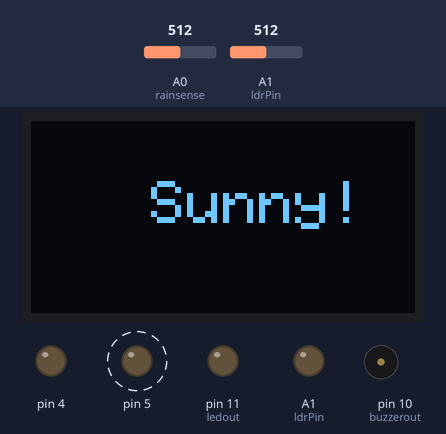
A sketch run on a simulated Arduino Uno, built with avr-gcc and run on an emulated ATmega328P. Shown: 128×64 one-colour display, output pins drawn as LEDs (lit = HIGH), buzzer (waves = sounding, pin HIGH). Dashed ring = blinking. Inputs (shaded band) come from the test bench; at power-on: A0 (rainsense) = 512, A1 (ldrPin) = 512. What the sketch prints to the serial monitor is not drawn.

Above: at 1.6 s.
1.7 s: A0 (rainsense) set to 440
At 2.64 s:
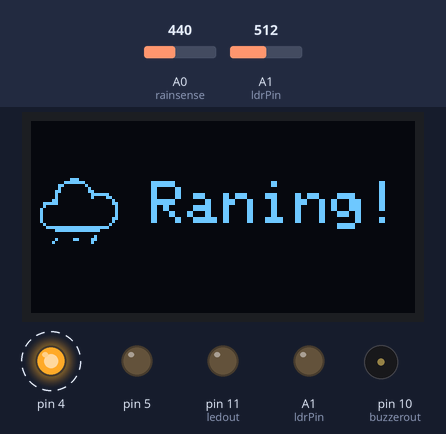
4.8 s: A0 (rainsense) set to 460
At 5.12 s:
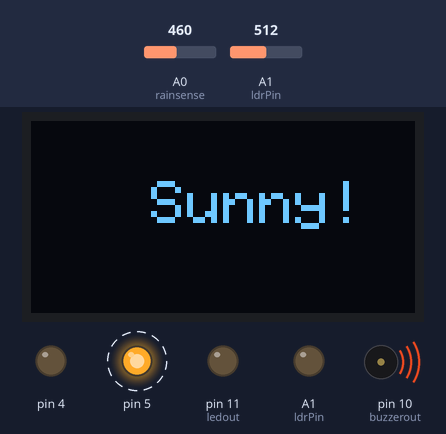
7.3 s: A0 (rainsense) set to 306
At 9.0 s:
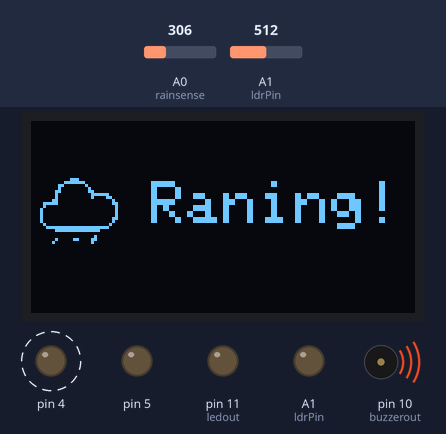
10.0 s: A0 (rainsense) set to 511
At 10.1 s:
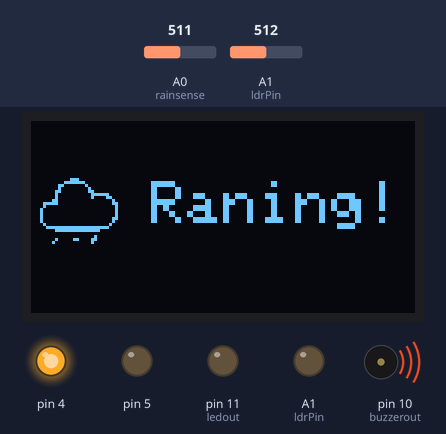
Timing chart, 0 to 14.1 s (numbered marks = the images above; inputs shaded):
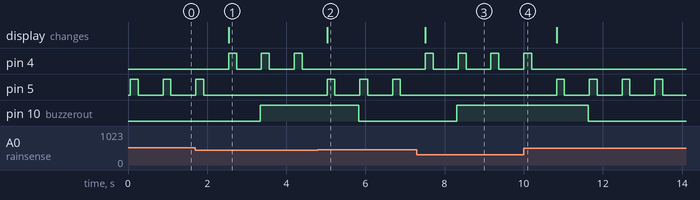

The sketch:

text_anime_test.ino
```cpp
#include <Wire.h>
#include <Adafruit_GFX.h>
#include <Adafruit_SSD1306.h>
////////////////////////////

#define SCREEN_I2C_ADDR 0x3C // or 0x3C
#define SCREEN_WIDTH 128     // OLED display width, in pixels
#define SCREEN_HEIGHT 64     // OLED display height, in pixels
#define OLED_RST_PIN -1      // Reset pin (-1 if not available)

/////////////////////


Adafruit_SSD1306 oled = Adafruit_SSD1306(128, 64, &Wire, OLED_RST_PIN);
//////////
//Adafruit_SSD1306 display(128, 64, &Wire, OLED_RST_PIN);
/////////////

int rainsense= A0;  // analog sensor input pin 0
int ldrPin = A1;
int buzzerout= 10;  // digital output pin 10 - buzzer output
int countval= 0;  // counter value starting from 0 and goes up by 1 every second
int ledout= 11; // digital output pin 11 - led output

//Definitions

///////////////////////////////////////////////

#define FRAME_DELAY (42)
#define FRAME_WIDTH (32)
#define FRAME_HEIGHT (32)
#define FRAME_COUNT (sizeof(frames) / sizeof(frames[0]))
const byte PROGMEM frames[][128] = {
  {0,0,0,0,0,0,0,0,0,0,0,0,0,7,0,0,0,31,192,0,0,96,32,0,0,64,16,0,0,192,24,0,0,128,15,192,0,128,8,96,1,128,0,16,15,128,0,24,8,0,0,8,16,0,0,8,16,0,0,8,16,0,0,8,16,0,0,24,16,0,0,16,8,0,0,32,7,255,255,192,0,255,254,0,0,0,0,0,0,0,4,0,0,131,12,0,1,0,8,0,0,0,0,0,0,0,0,0,0,0,0,0,0,0,0,0,0,0,0,0,0,0,0,0,0,0,0,0},
  {0,0,0,0,0,0,0,0,0,0,0,0,0,7,0,0,0,31,192,0,0,96,32,0,0,64,16,0,0,192,24,0,0,128,15,192,0,128,8,96,1,128,0,16,15,128,0,24,8,0,0,8,16,0,0,8,16,0,0,8,16,0,0,8,16,0,0,24,16,0,0,16,8,0,0,32,7,255,255,192,0,255,254,0,0,0,0,0,0,0,4,0,0,128,12,0,1,0,8,0,0,0,0,0,0,0,0,0,0,0,0,0,0,0,0,0,0,0,0,0,0,0,0,0,0,0,0,0},
  {0,0,0,0,0,0,0,0,0,0,0,0,0,7,0,0,0,31,192,0,0,96,32,0,0,64,16,0,0,192,24,0,0,128,15,192,0,128,8,96,1,128,0,16,15,128,0,24,8,0,0,8,16,0,0,8,16,0,0,8,16,0,0,8,16,0,0,24,16,0,0,16,8,0,0,32,7,255,255,192,0,255,254,0,0,0,0,0,0,0,4,0,0,128,12,0,1,0,8,0,0,0,0,0,0,0,0,0,0,0,0,0,0,0,0,0,0,0,0,0,0,0,0,0,0,0,0,0},
  {0,0,0,0,0,0,0,0,0,0,0,0,0,7,0,0,0,31,192,0,0,96,32,0,0,64,16,0,0,192,24,0,0,128,15,192,0,128,8,96,1,128,0,16,15,128,0,24,8,0,0,8,16,0,0,8,16,0,0,8,16,0,0,8,16,0,0,24,16,0,0,16,8,0,0,32,7,255,255,192,0,255,254,0,0,0,0,0,0,0,4,0,0,128,12,0,1,0,8,0,0,0,0,0,0,0,0,0,0,0,0,0,0,0,0,0,0,0,0,0,0,0,0,0,0,0,0,0},
  {0,0,0,0,0,0,0,0,0,0,0,0,0,7,0,0,0,31,192,0,0,96,32,0,0,64,16,0,0,192,24,0,0,128,15,192,0,128,8,96,1,128,0,16,15,128,0,24,8,0,0,8,16,0,0,8,16,0,0,8,16,0,0,8,16,0,0,24,16,0,0,16,8,0,0,32,7,255,255,192,0,255,254,0,0,0,0,0,0,0,0,0,0,128,12,0,1,0,8,0,0,8,0,0,0,0,0,0,0,0,0,0,0,0,0,0,0,0,0,0,0,0,0,0,0,0,0,0},
  {0,0,0,0,0,0,0,0,0,0,0,0,0,7,0,0,0,31,192,0,0,96,32,0,0,64,16,0,0,192,24,0,0,128,15,192,0,128,8,96,1,128,0,16,15,128,0,24,8,0,0,8,16,0,0,8,16,0,0,8,16,0,0,8,16,0,0,24,16,0,0,16,8,0,0,32,7,255,255,192,0,255,254,0,0,0,0,0,0,0,0,0,0,0,12,0,1,0,8,0,0,8,0,0,0,8,0,0,0,0,0,0,0,0,0,0,0,0,0,0,0,0,0,0,0,0,0,0},
  {0,0,0,0,0,0,0,0,0,0,0,0,0,7,0,0,0,31,192,0,0,96,32,0,0,64,16,0,0,192,24,0,0,128,15,192,0,128,8,96,1,128,0,16,15,128,0,24,8,0,0,8,16,0,0,8,16,0,0,8,16,0,0,8,16,0,0,24,16,0,0,16,8,0,0,32,7,255,255,192,0,255,254,0,0,0,0,0,0,0,0,0,0,0,12,0,0,0,8,0,0,8,0,0,0,24,0,0,0,0,0,0,0,0,0,0,0,0,0,0,0,0,0,0,0,0,0,0},
  {0,0,0,0,0,0,0,0,0,0,0,0,0,7,0,0,0,31,192,0,0,96,32,0,0,64,16,0,0,192,24,0,0,128,15,192,0,128,8,96,1,128,0,16,15,128,0,24,8,0,0,8,16,0,0,8,16,0,0,8,16,0,0,8,16,0,0,24,16,0,0,16,8,0,0,32,7,255,255,192,0,255,254,0,0,0,0,0,0,0,0,0,0,0,0,0,0,0,8,0,0,8,0,0,0,24,0,0,0,0,0,0,0,0,0,0,0,0,0,0,0,0,0,0,0,0,0,0},
  {0,0,0,0,0,0,0,0,0,0,0,0,0,7,0,0,0,31,192,0,0,96,32,0,0,64,16,0,0,192,24,0,0,128,15,192,0,128,8,96,1,128,0,16,15,128,0,24,8,0,0,8,16,0,0,8,16,0,0,8,16,0,0,8,16,0,0,24,16,0,0,16,8,0,0,32,7,255,255,192,0,255,254,0,0,0,0,0,0,0,0,0,0,0,0,0,0,0,0,0,0,8,0,0,0,24,0,0,0,0,0,0,0,0,0,0,0,0,0,0,0,0,0,0,0,0,0,0},
  {0,0,0,0,0,0,0,0,0,0,0,0,0,7,0,0,0,31,192,0,0,96,32,0,0,64,16,0,0,192,24,0,0,128,15,192,0,128,8,96,1,128,0,16,15,128,0,24,8,0,0,8,16,0,0,8,16,0,0,8,16,0,0,8,16,0,0,24,16,0,0,16,8,0,0,32,7,255,255,192,0,255,254,0,0,0,0,0,0,0,0,0,0,0,0,0,0,0,0,0,0,8,0,0,0,24,0,0,0,0,0,0,0,0,0,0,0,0,0,0,0,0,0,0,0,0,0,0},
  {0,0,0,0,0,0,0,0,0,0,0,0,0,7,0,0,0,31,192,0,0,96,32,0,0,64,16,0,0,192,24,0,0,128,15,192,0,128,8,96,1,128,0,16,15,128,0,24,8,0,0,8,16,0,0,8,16,0,0,8,16,0,0,8,16,0,0,24,16,0,0,16,8,0,0,32,7,255,255,192,0,255,254,0,0,0,0,0,0,0,0,0,0,0,0,0,0,0,0,0,0,8,0,0,4,24,0,0,0,0,0,0,0,0,0,0,0,0,0,0,0,0,0,0,0,0,0,0},
  {0,0,0,0,0,0,0,0,0,0,0,0,0,7,0,0,0,31,192,0,0,96,32,0,0,64,16,0,0,192,24,0,0,128,15,192,0,128,8,96,1,128,0,16,15,128,0,24,8,0,0,8,16,0,0,8,16,0,0,8,16,0,0,8,16,0,0,24,16,0,0,16,8,0,0,32,7,255,255,192,0,255,254,0,0,0,0,0,0,0,0,0,0,0,0,0,0,0,0,0,0,0,0,0,4,24,0,0,0,0,0,0,0,0,0,0,0,0,0,0,0,0,0,0,0,0,0,0},
  {0,0,0,0,0,0,0,0,0,0,0,0,0,7,0,0,0,31,192,0,0,96,32,0,0,64,16,0,0,192,24,0,0,128,15,192,0,128,8,96,1,128,0,16,15,128,0,24,8,0,0,8,16,0,0,8,16,0,0,8,16,0,0,8,16,0,0,24,16,0,0,16,8,0,0,32,7,255,255,192,0,255,254,0,0,0,0,0,0,0,0,0,0,0,0,0,0,0,0,0,0,0,0,0,4,24,0,0,8,0,0,0,0,0,0,0,0,0,0,0,0,0,0,0,0,0,0,0},
  {0,0,0,0,0,0,0,0,0,0,0,0,0,7,0,0,0,31,192,0,0,96,32,0,0,64,16,0,0,192,24,0,0,128,15,192,0,128,8,96,1,128,0,16,15,128,0,24,8,0,0,8,16,0,0,8,16,0,0,8,16,0,0,8,16,0,0,24,16,0,0,16,8,0,0,32,7,255,255,192,0,255,254,0,0,0,0,0,0,0,0,0,0,0,0,0,0,0,0,0,0,0,0,0,4,16,0,0,8,0,0,0,0,0,0,0,0,0,0,0,0,0,0,0,0,0,0,0},
  {0,0,0,0,0,0,0,0,0,0,0,0,0,7,0,0,0,31,192,0,0,96,32,0,0,64,16,0,0,192,24,0,0,128,15,192,0,128,8,96,1,128,0,16,15,128,0,24,8,0,0,8,16,0,0,8,16,0,0,8,16,0,0,8,16,0,0,24,16,0,0,16,8,0,0,32,7,255,255,192,0,255,254,0,0,0,0,0,0,0,0,0,0,0,0,0,0,0,0,0,0,0,0,0,4,0,0,0,8,0,0,0,0,0,0,0,0,0,0,0,0,0,0,0,0,0,0,0},
  {0,0,0,0,0,0,0,0,0,0,0,0,0,7,0,0,0,31,192,0,0,96,32,0,0,64,16,0,0,192,24,0,0,128,15,192,0,128,8,96,1,128,0,16,15,128,0,24,8,0,0,8,16,0,0,8,16,0,0,8,16,0,0,8,16,0,0,24,16,0,0,16,8,0,0,32,7,255,255,192,0,255,254,0,0,0,0,0,0,0,0,0,0,0,0,0,0,0,0,0,0,0,0,0,4,0,0,0,8,0,0,0,0,0,0,0,0,0,0,0,0,0,0,0,0,0,0,0},
  {0,0,0,0,0,0,0,0,0,0,0,0,0,7,0,0,0,31,192,0,0,96,32,0,0,64,16,0,0,192,24,0,0,128,15,192,0,128,8,96,1,128,0,16,15,128,0,24,8,0,0,8,16,0,0,8,16,0,0,8,16,0,0,8,16,0,0,24,16,0,0,16,8,0,0,32,7,255,255,192,0,255,254,0,0,0,0,0,0,0,0,0,0,0,0,0,0,0,0,0,0,0,0,0,4,0,32,0,8,0,0,0,0,0,0,0,0,0,0,0,0,0,0,0,0,0,0,0},
  {0,0,0,0,0,0,0,0,0,0,0,0,0,7,0,0,0,31,192,0,0,96,32,0,0,64,16,0,0,192,24,0,0,128,15,192,0,128,8,96,1,128,0,16,15,128,0,24,8,0,0,8,16,0,0,8,16,0,0,8,16,0,0,8,16,0,0,24,16,0,0,16,8,0,0,32,7,255,255,192,0,255,254,0,0,0,0,0,0,0,0,0,0,0,0,0,0,0,0,0,0,0,0,0,4,0,32,0,8,0,0,0,0,0,0,0,0,0,0,0,0,0,0,0,0,0,0,0},
  {0,0,0,0,0,0,0,0,0,0,0,0,0,7,0,0,0,31,192,0,0,96,32,0,0,64,16,0,0,192,24,0,0,128,15,192,0,128,8,96,1,128,0,16,15,128,0,24,8,0,0,8,16,0,0,8,16,0,0,8,16,0,0,8,16,0,0,24,16,0,0,16,8,0,0,32,7,255,255,192,0,255,254,0,0,0,0,0,0,0,0,0,0,0,0,0,0,0,0,0,0,0,0,0,0,0,96,0,8,0,64,0,0,0,0,0,0,0,0,0,0,0,0,0,0,0,0,0},
  {0,0,0,0,0,0,0,0,0,0,0,0,0,7,0,0,0,31,192,0,0,96,32,0,0,64,16,0,0,192,24,0,0,128,15,192,0,128,8,96,1,128,0,16,15,128,0,24,8,0,0,8,16,0,0,8,16,0,0,8,16,0,0,8,16,0,0,24,16,0,0,16,8,0,0,32,7,255,255,192,0,255,254,0,0,0,0,0,0,1,128,0,0,0,0,0,0,0,0,0,0,0,0,0,0,0,96,0,8,0,64,0,0,0,0,0,0,0,0,0,0,0,0,0,0,0,0,0},
  {0,0,0,0,0,0,0,0,0,0,0,0,0,7,0,0,0,31,192,0,0,96,32,0,0,64,16,0,0,192,24,0,0,128,15,192,0,128,8,96,1,128,0,16,15,128,0,24,8,0,0,8,16,0,0,8,16,0,0,8,16,0,0,8,16,0,0,24,16,0,0,16,8,0,0,32,7,255,255,192,0,255,254,0,0,0,0,0,0,1,0,0,0,1,0,0,0,0,0,0,0,0,0,0,0,0,96,0,0,0,64,0,0,0,0,0,0,0,0,0,0,0,0,0,0,0,0,0},
  {0,0,0,0,0,0,0,0,0,0,0,0,0,7,0,0,0,31,192,0,0,96,32,0,0,64,16,0,0,192,24,0,0,128,15,192,0,128,8,96,1,128,0,16,15,128,0,24,8,0,0,8,16,0,0,8,16,0,0,8,16,0,0,8,16,0,0,24,16,0,0,16,8,0,0,32,7,255,255,192,0,255,254,0,0,0,0,0,0,1,0,0,0,1,0,0,0,0,0,0,0,0,0,0,0,0,96,0,0,0,64,0,0,0,0,0,0,0,0,0,0,0,0,0,0,0,0,0},
  {0,0,0,0,0,0,0,0,0,0,0,0,0,7,0,0,0,31,192,0,0,96,32,0,0,64,16,0,0,192,24,0,0,128,15,192,0,128,8,96,1,128,0,16,15,128,0,24,8,0,0,8,16,0,0,8,16,0,0,8,16,0,0,8,16,0,0,24,16,0,0,16,8,0,0,32,7,255,255,192,0,255,254,0,0,0,0,0,0,1,0,0,0,3,0,0,0,0,0,0,0,0,0,0,0,0,96,0,0,0,64,0,0,0,0,0,0,0,0,0,0,0,0,0,0,0,0,0},
  {0,0,0,0,0,0,0,0,0,0,0,0,0,7,0,0,0,31,192,0,0,96,32,0,0,64,16,0,0,192,24,0,0,128,15,192,0,128,8,96,1,128,0,16,15,128,0,24,8,0,0,8,16,0,0,8,16,0,0,8,16,0,0,8,16,0,0,24,16,0,0,16,8,0,0,32,7,255,255,192,0,255,254,0,0,0,0,0,0,1,0,0,0,3,0,0,0,0,0,0,0,0,0,0,0,0,96,0,0,0,64,0,0,0,0,0,0,0,0,0,0,0,0,0,0,0,0,0},
  {0,0,0,0,0,0,0,0,0,0,0,0,0,7,0,0,0,31,192,0,0,96,32,0,0,64,16,0,0,192,24,0,0,128,15,192,0,128,8,96,1,128,0,16,15,128,0,24,8,0,0,8,16,0,0,8,16,0,0,8,16,0,0,8,16,0,0,24,16,0,0,16,8,0,0,32,7,255,255,192,0,255,254,0,0,0,0,0,0,1,0,0,0,131,0,0,0,0,0,0,0,0,0,0,0,0,64,0,0,0,64,0,0,0,0,0,0,0,0,0,0,0,0,0,0,0,0,0},
  {0,0,0,0,0,0,0,0,0,0,0,0,0,7,0,0,0,31,192,0,0,96,32,0,0,64,16,0,0,192,24,0,0,128,15,192,0,128,8,96,1,128,0,16,15,128,0,24,8,0,0,8,16,0,0,8,16,0,0,8,16,0,0,8,16,0,0,24,16,0,0,16,8,0,0,32,7,255,255,192,0,255,254,0,0,0,0,0,0,1,0,0,0,131,0,0,0,0,0,0,0,0,0,0,0,0,0,0,0,0,64,0,0,0,0,0,0,0,0,0,0,0,0,0,0,0,0,0},
  {0,0,0,0,0,0,0,0,0,0,0,0,0,7,0,0,0,31,192,0,0,96,32,0,0,64,16,0,0,192,24,0,0,128,15,192,0,128,8,96,1,128,0,16,15,128,0,24,8,0,0,8,16,0,0,8,16,0,0,8,16,0,0,8,16,0,0,24,16,0,0,16,8,0,0,32,7,255,255,192,0,255,254,0,0,0,0,0,0,1,4,0,0,131,4,0,0,0,0,0,0,0,0,0,0,0,0,0,0,0,0,0,0,0,0,0,0,0,0,0,0,0,0,0,0,0,0,0},
  {0,0,0,0,0,0,0,0,0,0,0,0,0,7,0,0,0,31,192,0,0,96,32,0,0,64,16,0,0,192,24,0,0,128,15,192,0,128,8,96,1,128,0,16,15,128,0,24,8,0,0,8,16,0,0,8,16,0,0,8,16,0,0,8,16,0,0,24,16,0,0,16,8,0,0,32,7,255,255,192,0,255,254,0,0,0,0,0,0,1,4,0,0,131,12,0,1,0,0,0,0,0,0,0,0,0,0,0,0,0,0,0,0,0,0,0,0,0,0,0,0,0,0,0,0,0,0,0}
};


/////////////////////////////////


/*#define FRAME_DELAY (42)
#define FRAME_WIDTH (32)

#define FRAME_HEIGHT (32)
#define FRAME_COUNT (sizeof(frames) / sizeof(frames[0]))
const byte frames[0][128] = {
  {0,0,0,0,0,0,0,0,0,0,0,0,0,48,0,0,0,48,0,0,0,48,0,0,24,48,96,0,12,0,192,0,4,49,128,0,0,252,0,0,1,4,120,0,2,1,254,0,2,3,3,0,242,6,1,0,2,4,1,128,3,12,0,248,1,136,0,12,0,156,0,2,6,56,0,3,12,64,0,1,24,64,0,1,0,192,0,1,0,192,0,3,0,64,0,2,0,96,0,12,0,63,255,248,0,0,0,0,0,0,0,0,0,0,0,0,0,0,0,0,0,0,0,0,0,0,0,0},
  {0,0,0,0,0,0,0,0,0,0,0,0,0,16,0,0,0,48,0,0,0,48,0,0,24,48,96,0,12,0,192,0,6,49,128,0,0,252,0,0,1,4,120,0,2,1,254,0,2,3,3,0,242,6,1,0,2,4,1,128,3,12,0,248,1,136,0,12,0,156,0,2,12,56,0,3,28,64,0,1,24,64,0,1,0,192,0,1,0,192,0,3,0,64,0,2,0,96,0,12,0,63,255,248,0,0,0,0,0,0,0,0,0,0,0,0,0,0,0,0,0,0,0,0,0,0,0,0},
  {0,0,0,0,0,0,0,0,0,0,0,0,0,16,0,0,0,16,0,0,8,16,0,0,12,16,32,0,4,0,224,0,0,49,192,0,0,252,0,0,1,4,120,0,2,1,254,0,242,3,3,0,114,6,1,0,2,4,1,128,3,12,0,248,1,136,0,12,4,156,0,2,12,56,0,3,24,64,0,1,16,64,0,1,0,192,0,1,0,192,0,3,0,64,0,2,0,96,0,12,0,63,255,248,0,0,0,0,0,0,0,0,0,0,0,0,0,0,0,0,0,0,0,0,0,0,0,0},
  {0,0,0,0,0,0,0,0,0,0,0,0,0,16,0,0,0,16,0,0,8,16,0,0,12,16,32,0,6,0,96,0,2,48,192,0,0,252,128,0,1,4,120,0,2,1,254,0,242,3,3,0,2,6,1,0,2,4,1,128,3,12,0,248,1,136,0,12,4,156,0,2,12,56,0,3,24,64,0,1,16,64,0,1,0,192,0,1,0,192,0,3,0,64,0,2,0,96,0,12,0,63,255,248,0,0,0,0,0,0,0,0,0,0,0,0,0,0,0,0,0,0,0,0,0,0,0,0},
  {0,0,0,0,0,0,0,0,0,0,0,0,0,24,0,0,0,24,0,0,8,16,0,0,4,16,32,0,6,0,96,0,0,48,192,0,0,252,128,0,1,4,120,0,2,1,254,0,242,3,3,0,2,6,1,0,2,4,1,128,3,12,0,248,1,136,0,12,4,156,0,2,28,56,0,3,48,64,0,1,0,64,0,1,0,192,0,1,0,192,0,3,0,64,0,2,0,96,0,12,0,63,255,248,0,0,0,0,0,0,0,0,0,0,0,0,0,0,0,0,0,0,0,0,0,0,0,0},
  {0,0,0,0,0,0,0,0,0,0,0,0,0,8,0,0,0,24,0,0,12,24,0,0,4,16,0,0,2,0,112,0,0,48,224,0,0,252,128,0,1,4,120,0,66,1,254,0,242,3,3,0,2,6,1,0,2,4,1,128,3,12,0,248,1,136,0,12,12,156,0,2,24,56,0,3,48,64,0,1,0,64,0,1,0,192,0,1,0,192,0,3,0,64,0,2,0,96,0,12,0,63,255,248,0,0,0,0,0,0,0,0,0,0,0,0,0,0,0,0,0,0,0,0,0,0,0,0},
  {0,0,0,0,0,0,0,0,0,0,0,0,0,8,0,0,0,8,0,0,4,8,0,0,6,24,0,0,2,0,48,0,0,48,96,0,0,252,192,0,1,4,120,0,226,1,254,0,50,3,3,0,2,6,1,0,2,4,1,128,3,12,0,248,1,136,0,12,12,156,0,2,56,56,0,3,48,64,0,1,0,64,0,1,0,192,0,1,0,192,0,3,0,192,0,2,0,96,0,12,0,63,255,248,0,0,0,0,0,0,0,0,0,0,0,0,0,0,0,0,0,0,0,0,0,0,0,0},
  {0,0,0,0,0,0,0,0,0,0,0,0,0,8,0,0,0,8,0,0,4,8,0,0,2,8,0,0,2,0,48,0,0,48,112,0,0,252,192,0,1,4,120,0,114,1,254,0,18,3,3,0,2,6,1,0,2,4,1,128,3,12,0,248,1,136,0,12,24,156,0,2,56,56,0,3,32,64,0,1,0,192,0,1,0,192,0,1,0,192,0,3,0,192,0,2,0,96,0,12,0,63,255,248,0,0,0,0,0,0,0,0,0,0,0,0,0,0,0,0,0,0,0,0,0,0,0,0},
  {0,0,0,0,0,0,0,0,0,0,0,0,0,4,0,0,0,12,0,0,6,8,0,0,2,8,0,0,2,0,16,0,0,48,112,0,0,252,224,0,1,4,120,0,114,1,254,0,2,3,3,0,2,6,1,0,2,4,1,128,3,12,0,248,1,136,0,12,24,156,0,2,48,56,0,3,0,64,0,1,0,192,0,1,0,192,0,1,0,192,0,3,0,192,0,2,0,96,0,12,0,63,255,248,0,0,0,0,0,0,0,0,0,0,0,0,0,0,0,0,0,0,0,0,0,0,0,0},
  {0,0,0,0,0,0,0,0,0,0,0,0,0,4,0,0,0,4,0,0,6,12,0,0,2,8,0,0,0,0,0,0,0,48,48,0,0,252,96,0,65,4,120,0,114,1,254,0,2,3,3,0,2,6,1,0,2,4,1,128,3,12,0,248,9,136,0,12,56,156,0,2,48,56,0,3,0,64,0,1,0,192,0,1,0,192,0,1,0,192,0,3,0,192,0,2,0,96,0,12,0,63,255,248,0,0,0,0,0,0,0,0,0,0,0,0,0,0,0,0,0,0,0,0,0,0,0,0},
  {0,0,0,0,0,0,0,0,0,0,0,0,0,4,0,0,2,4,0,0,2,4,0,0,3,12,0,0,0,0,0,0,0,48,48,0,0,252,112,0,97,4,120,0,50,1,254,0,2,3,3,0,2,6,1,0,2,4,1,128,3,12,0,248,9,136,0,12,56,156,0,2,48,56,0,3,0,64,0,1,0,192,0,1,0,192,0,1,0,192,0,3,0,192,0,2,0,96,0,12,0,63,255,248,0,0,0,0,0,0,0,0,0,0,0,0,0,0,0,0,0,0,0,0,0,0,0,0},
  {0,0,0,0,0,0,0,0,0,0,0,0,0,0,0,0,2,4,0,0,2,4,0,0,1,4,0,0,0,0,0,0,0,48,16,0,0,252,112,0,113,4,120,0,18,1,254,0,2,3,3,0,2,6,1,0,2,4,1,128,3,12,0,248,25,136,0,12,56,156,0,2,32,56,0,3,0,64,0,1,0,192,0,1,0,192,0,1,1,192,0,3,0,64,0,2,0,96,0,12,0,63,255,248,0,0,0,0,0,0,0,0,0,0,0,0,0,0,0,0,0,0,0,0,0,0,0,0},
  {0,0,0,0,0,0,0,0,0,0,0,0,0,0,0,0,2,6,0,0,3,4,0,0,1,4,0,0,0,0,0,0,0,48,16,0,0,252,112,0,113,4,120,0,18,1,254,0,2,3,3,0,2,6,1,0,2,4,1,128,3,12,0,248,57,136,0,12,112,156,0,2,0,56,0,3,0,64,0,1,0,192,0,1,1,192,0,1,1,192,0,3,0,64,0,2,0,96,0,12,0,63,255,248,0,0,0,0,0,0,0,0,0,0,0,0,0,0,0,0,0,0,0,0,0,0,0,0},
  {0,0,0,0,0,0,0,0,0,0,0,0,0,0,0,0,3,2,0,0,1,6,0,0,1,4,0,0,0,0,0,0,0,48,0,0,64,252,48,0,113,4,120,0,2,1,254,0,2,3,3,0,2,6,1,0,2,4,1,128,3,12,0,248,57,136,0,12,112,156,0,2,0,56,0,3,0,64,0,1,1,192,0,1,1,192,0,1,1,192,0,3,0,64,0,2,0,96,0,12,0,63,255,248,0,0,0,0,0,0,0,0,0,0,0,0,0,0,0,0,0,0,0,0,0,0,0,0},
  {0,0,0,0,0,0,0,0,0,0,0,0,0,0,0,0,1,2,0,0,1,6,0,0,1,4,0,0,0,0,0,0,0,48,0,0,96,252,48,0,49,4,120,0,2,1,254,0,2,3,3,0,2,6,1,0,2,4,1,128,3,12,0,248,57,136,0,12,96,156,0,2,0,56,0,3,0,64,0,1,1,192,0,1,1,192,0,1,1,192,0,3,0,64,0,2,0,96,0,12,0,63,255,248,0,0,0,0,0,0,0,0,0,0,0,0,0,0,0,0,0,0,0,0,0,0,0,0},
  {0,0,0,0,0,0,0,0,0,0,0,0,0,0,0,0,1,2,0,0,1,130,0,0,0,134,0,0,0,0,0,0,0,48,0,0,112,252,16,0,25,4,120,0,2,1,254,0,2,3,3,0,2,6,1,0,2,4,1,128,19,12,0,248,113,136,0,12,0,156,0,2,0,56,0,3,0,64,0,1,1,192,0,1,1,192,0,1,3,192,0,3,0,64,0,2,0,96,0,12,0,63,255,248,0,0,0,0,0,0,0,0,0,0,0,0,0,0,0,0,0,0,0,0,0,0,0,0},
  {0,0,0,0,0,0,0,0,0,0,0,0,0,0,0,0,1,3,0,0,1,130,0,0,0,130,0,0,0,0,0,0,0,48,0,0,48,252,0,0,25,4,120,0,2,1,254,0,2,3,3,0,2,6,1,0,2,4,1,128,19,12,0,248,113,136,0,12,0,156,0,2,0,56,0,3,0,64,0,1,1,192,0,1,3,192,0,1,2,192,0,3,0,64,0,2,0,96,0,12,0,63,255,248,0,0,0,0,0,0,0,0,0,0,0,0,0,0,0,0,0,0,0,0,0,0,0,0},
  {0,0,0,0,0,0,0,0,0,0,0,0,0,0,0,0,1,129,0,0,0,131,0,0,0,130,0,0,0,0,0,0,32,48,0,0,56,252,0,0,9,4,120,0,2,1,254,0,2,3,3,0,2,6,1,0,2,4,1,128,51,12,0,248,113,136,0,12,0,156,0,2,0,56,0,3,1,64,0,1,1,64,0,1,2,192,0,1,2,192,0,3,0,64,0,2,0,96,0,12,0,63,255,248,0,0,0,0,0,0,0,0,0,0,0,0,0,0,0,0,0,0,0,0,0,0,0,0},
  {0,0,0,0,0,0,0,0,0,0,0,0,0,0,0,0,0,129,0,0,0,129,0,0,0,130,0,0,0,2,0,0,32,48,0,0,56,252,0,0,1,4,120,0,2,1,254,0,2,3,3,0,2,6,1,0,2,4,1,128,115,12,0,248,113,136,0,12,0,156,0,2,0,56,0,3,1,64,0,1,3,64,0,1,2,192,0,1,2,192,0,3,0,64,0,2,0,96,0,12,0,63,255,248,0,0,0,0,0,0,0,0,0,0,0,0,0,0,0,0,0,0,0,0,0,0,0,0},
  {0,0,0,0,0,0,0,0,0,0,0,0,0,128,0,0,0,129,0,0,0,129,0,0,0,131,0,0,0,2,0,0,48,48,0,0,24,252,0,0,1,4,120,0,2,1,254,0,2,3,3,0,2,6,1,0,2,4,1,128,115,12,0,248,65,136,0,12,0,156,0,2,0,56,0,3,1,64,0,1,2,64,0,1,6,192,0,1,0,192,0,3,0,64,0,2,0,96,0,12,0,63,255,248,0,0,0,0,0,0,0,0,0,0,0,0,0,0,0,0,0,0,0,0,0,0,0,0},
  {0,0,0,0,0,0,0,0,0,0,0,0,0,128,0,0,0,128,0,0,0,193,128,0,0,67,0,0,0,2,0,0,48,48,0,0,24,252,0,0,1,4,120,0,2,1,254,0,2,3,3,0,2,6,1,0,18,4,1,128,115,12,0,248,1,136,0,12,0,156,0,2,0,56,0,3,3,64,0,1,2,64,0,1,6,192,0,1,0,192,0,3,0,64,0,2,0,96,0,12,0,63,255,248,0,0,0,0,0,0,0,0,0,0,0,0,0,0,0,0,0,0,0,0,0,0,0,0},
  {0,0,0,0,0,0,0,0,0,0,0,0,0,128,0,0,0,192,0,0,0,65,128,0,0,65,0,0,32,3,0,0,56,48,0,0,8,252,0,0,1,4,120,0,2,1,254,0,2,3,3,0,2,6,1,0,114,4,1,128,243,12,0,248,1,136,0,12,0,156,0,2,0,56,0,3,2,64,0,1,6,64,0,1,4,192,0,1,0,192,0,3,0,64,0,2,0,96,0,12,0,63,255,248,0,0,0,0,0,0,0,0,0,0,0,0,0,0,0,0,0,0,0,0,0,0,0,0},
  {0,0,0,0,0,0,0,0,0,0,0,0,0,64,0,0,0,64,0,0,0,64,128,0,0,65,128,0,48,3,0,0,24,48,0,0,8,252,0,0,1,4,120,0,2,1,254,0,2,3,3,0,2,6,1,0,114,4,1,128,227,12,0,248,1,136,0,12,0,156,0,2,0,56,0,3,2,64,0,1,6,64,0,1,12,192,0,1,0,192,0,3,0,64,0,2,0,96,0,12,0,63,255,248,0,0,0,0,0,0,0,0,0,0,0,0,0,0,0,0,0,0,0,0,0,0,0,0},
  {0,0,0,0,0,0,0,0,0,0,0,0,0,64,0,0,0,64,0,0,0,64,192,0,0,65,128,0,48,1,0,0,24,48,0,0,4,252,0,0,1,4,120,0,2,1,254,0,2,3,3,0,2,6,1,0,242,4,1,128,67,12,0,248,1,136,0,12,0,156,0,2,0,56,0,3,2,64,0,1,4,64,0,1,12,192,0,1,0,192,0,3,0,64,0,2,0,96,0,12,0,63,255,248,0,0,0,0,0,0,0,0,0,0,0,0,0,0,0,0,0,0,0,0,0,0,0,0},
  {0,0,0,0,0,0,0,0,0,0,0,0,0,64,0,0,0,96,0,0,0,96,192,0,0,32,128,0,48,1,0,0,12,48,0,0,4,252,0,0,1,4,120,0,2,1,254,0,2,3,3,0,18,6,1,0,242,4,1,128,3,12,0,248,1,136,0,12,0,156,0,2,2,56,0,3,6,64,0,1,12,64,0,1,8,192,0,1,0,192,0,3,0,64,0,2,0,96,0,12,0,63,255,248,0,0,0,0,0,0,0,0,0,0,0,0,0,0,0,0,0,0,0,0,0,0,0,0},
  {0,0,0,0,0,0,0,0,0,0,0,0,0,96,0,0,0,96,0,0,0,32,64,0,16,32,192,0,24,1,128,0,12,49,0,0,0,252,0,0,1,4,120,0,2,1,254,0,2,3,3,0,114,6,1,0,242,4,1,128,3,12,0,248,1,136,0,12,0,156,0,2,2,56,0,3,6,64,0,1,12,64,0,1,8,192,0,1,0,192,0,3,0,64,0,2,0,96,0,12,0,63,255,248,0,0,0,0,0,0,0,0,0,0,0,0,0,0,0,0,0,0,0,0,0,0,0,0},
  {0,0,0,0,0,0,0,0,0,0,0,0,0,32,0,0,0,32,0,0,0,32,64,0,16,32,192,0,24,1,128,0,12,49,0,0,0,252,0,0,1,4,120,0,2,1,254,0,2,3,3,0,242,6,1,0,242,4,1,128,3,12,0,248,1,136,0,12,0,156,0,2,2,56,0,3,4,64,0,1,8,64,0,1,8,192,0,1,0,192,0,3,0,64,0,2,0,96,0,12,0,63,255,248,0,0,0,0,0,0,0,0,0,0,0,0,0,0,0,0,0,0,0,0,0,0,0,0},
  {0,0,0,0,0,0,0,0,0,0,0,0,0,32,0,0,0,32,0,0,0,32,0,0,16,32,64,0,12,0,128,0,4,49,0,0,0,252,0,0,1,4,120,0,2,1,254,0,2,3,3,0,242,6,1,0,2,4,1,128,3,12,0,248,1,136,0,12,0,156,0,2,6,56,0,3,12,64,0,1,24,64,0,1,0,192,0,1,0,192,0,3,0,64,0,2,0,96,0,12,0,63,255,248,0,0,0,0,0,0,0,0,0,0,0,0,0,0,0,0,0,0,0,0,0,0,0,0},
};*/


//////////////////////////


void setup() {

oled.begin(SSD1306_SWITCHCAPVCC, 0x3C ,SCREEN_I2C_ADDR);

   Serial.begin(9600);
   pinMode(buzzerout, OUTPUT);
   pinMode(ledout, OUTPUT);
    pinMode(ldrPin, OUTPUT);
   pinMode(rainsense, INPUT);

  //motor driver controls
   pinMode(4, OUTPUT);
   pinMode(5, OUTPUT);


  //Setup the LCD Display


 // oled.clearDisplay();
 // oled.setTextColor(WHITE);


  }

  int frame = 0;

void loop() {

    oled.clearDisplay();
  oled.setTextColor(WHITE);

   //Read the data from the
   int rainSenseReading = analogRead(rainsense);
   int ldrStatus = analogRead(ldrPin); //saving the analog values received from LDR

   Serial.println(rainSenseReading);  // serial monitoring message
   Serial.println(ldrStatus);  // serial monitoring message


    if(rainSenseReading <450){


    oled.clearDisplay();
  oled.setTextColor(WHITE);

         oled.setTextSize(2);
         oled.clearDisplay();
         oled.drawBitmap(0,16, frames[0], FRAME_WIDTH, FRAME_HEIGHT, 1);
         oled.setCursor(40,20);
         oled.print("Raning!");
         oled.display();
         frame = (frame + 1) % FRAME_COUNT;

        //Rotate motor anticlockwise
          digitalWrite(4, HIGH);
          delay(200);
          digitalWrite(4, LOW);

          delay(500);

          digitalWrite(4,LOW);
          delay(100);
          digitalWrite(4,LOW);

          digitalWrite(buzzerout, HIGH);  // turn off buzzer

      }
      else if((rainSenseReading > 450) or (ldrStatus > 600)){

         oled.setTextSize(2);
         oled.clearDisplay();
        // oled.drawBitmap(0,16, frames[0], FRAME_WIDTH, FRAME_HEIGHT, 1);
         oled.setCursor(40,20);
         oled.print("Sunny!");

         oled.display();


            digitalWrite(5, HIGH);
            delay(200);
            digitalWrite(5, LOW);
            delay(500);

            digitalWrite(5,LOW);
            delay(100);
            digitalWrite(5,LOW);

                digitalWrite(buzzerout, LOW);  // turn off buzzer
        }
        else if(ldrStatus < 600){
         oled.setTextSize(2);
         oled.setCursor(0,0);
         oled.print("Evening!");

         oled.display();

          digitalWrite(4, HIGH);
          delay(1000);
          digitalWrite(4, LOW);

          }
}
```

Measured:
- after the input at 1.7 s, pin 4: alternates HIGH for 0.20 s and LOW for 0.63 s, starting after 0.84 s; pin 5: goes on until 1.9 s, then stays LOW; pin 10 (buzzerout): LOW → HIGH after 1.6 s; the display: changes after 0.84 s (image 1)
- after the input at 4.8 s, pin 4: stops changing and stays LOW; pin 5: alternates HIGH for 0.20 s and LOW for 0.63 s, starting after 0.23 s; pin 10 (buzzerout): HIGH → LOW after 1.0 s; the display: changes after 0.23 s (image 2)
- after the input at 7.3 s, pin 4: alternates HIGH for 0.20 s and LOW for 0.63 s, starting after 0.21 s; pin 5: stops changing and stays LOW; pin 10 (buzzerout): LOW → HIGH after 1.0 s; the display: changes after 0.21 s (image 3)
- after the input at 10.0 s, pin 4: goes on until 10.2 s, then stays LOW; pin 5: alternates HIGH for 0.20 s and LOW for 0.63 s, starting after 0.83 s; pin 10 (buzzerout): HIGH → LOW after 1.6 s
- by itself, pin 5: alternates HIGH for 0.20 s and LOW for 0.63 s
